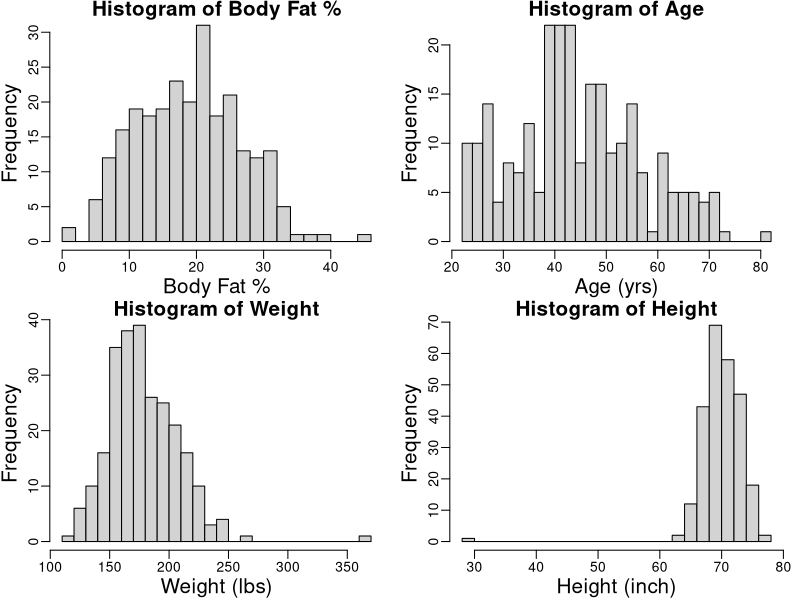
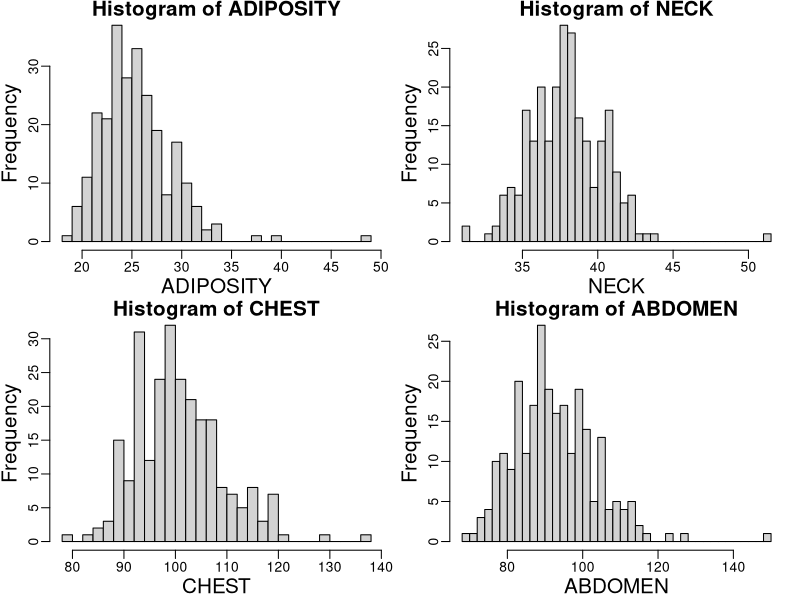
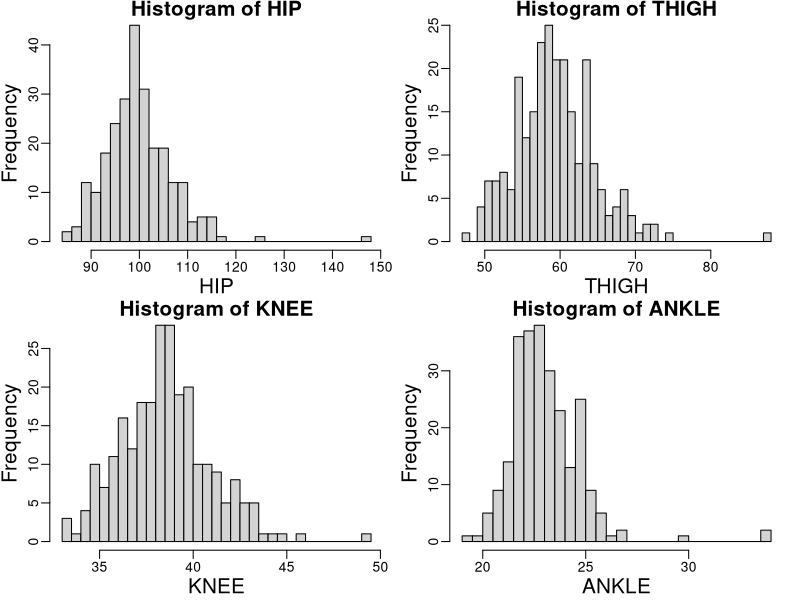
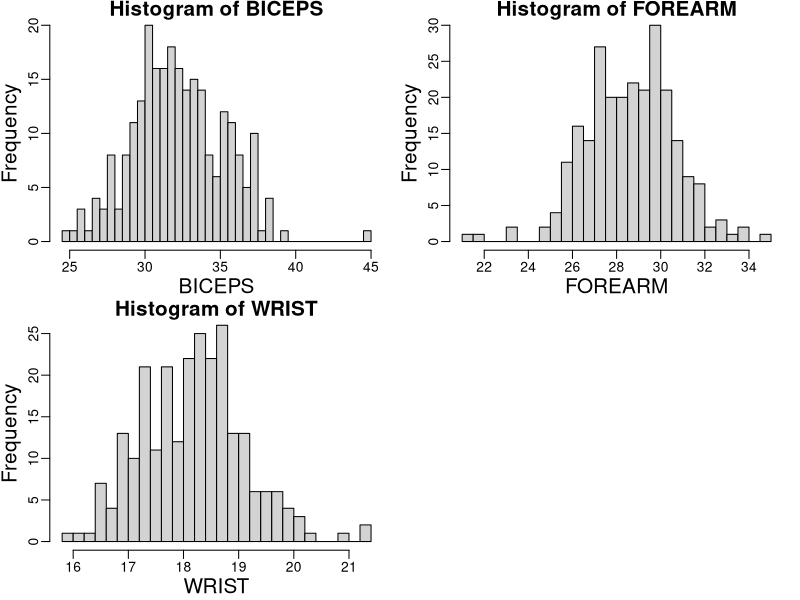
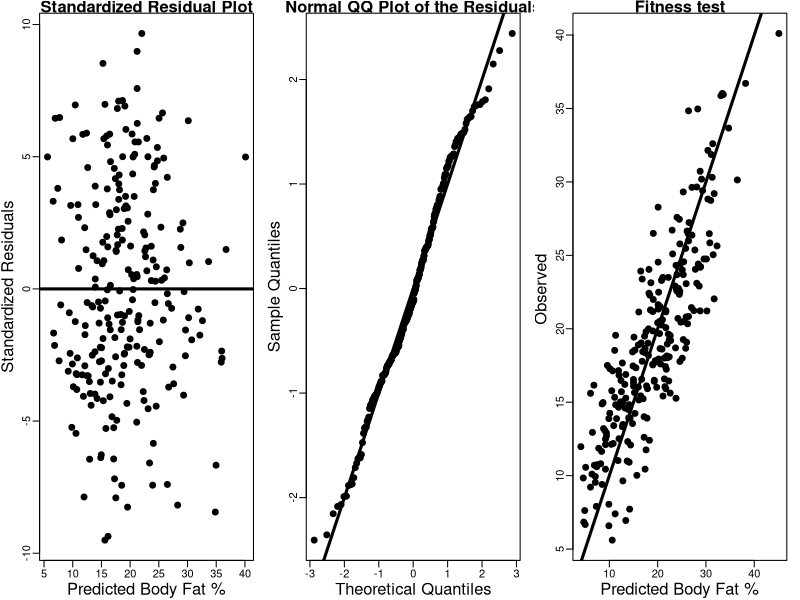
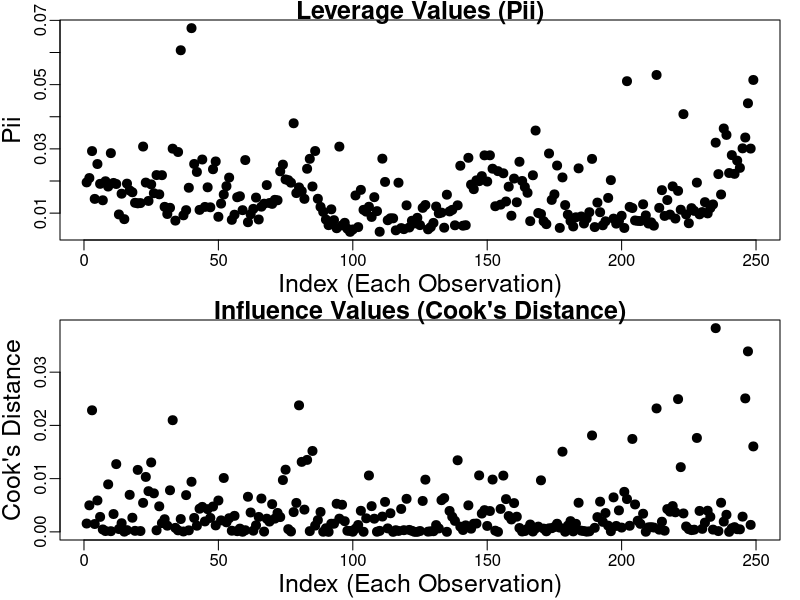

Reproduce these figures in R, in order.
## ---- chunk 1
setwd("C:/Users/THINKPAD/Desktop/myUW/STAT628 Data Science Practicum/HW2")

BodyFat=read.table("BodyFat.csv", header=T,sep=",")
attach(BodyFat)
## ---- chunk 2
summary(BodyFat)
sd(BODYFAT)
## ---- chunk 3
par(mfrow=c(2,2)) #Makes a two-by-two, i.e. (2,2), plotting window
par(mgp=c(1.8,.5,0), mar=c(3,3,1,1)) #"Beautifies" plots when creating multiple figures. Google this for more info.

hist(BODYFAT,breaks=30,cex.lab=1.5,cex.main=1.5,
     main="Histogram of Body Fat %",xlab="Body Fat %")
hist(AGE,breaks=30,cex.lab=1.5,cex.main=1.5,
     main="Histogram of Age",xlab="Age (yrs)")
hist(WEIGHT,breaks=30,cex.lab=1.5,cex.main=1.5,
     main="Histogram of Weight",xlab="Weight (lbs)")
hist(HEIGHT,breaks=30,cex.lab=1.5,cex.main=1.5,
     main="Histogram of Height",xlab="Height (inch)")

## ---- chunk 4
par(mfrow=c(2,2)) #Makes a two-by-two, i.e. (2,2), plotting window
par(mgp=c(1.8,.5,0), mar=c(3,3,1,1)) #"Beautifies" plots when creating multiple figures. Google this for more info.

hist(ADIPOSITY,breaks=30,cex.lab=1.5,cex.main=1.5,)
hist(NECK,breaks=30,cex.lab=1.5,cex.main=1.5,)
hist(CHEST,breaks=30,cex.lab=1.5,cex.main=1.5,)
hist(ABDOMEN,breaks=30,cex.lab=1.5,cex.main=1.5,)

## ---- chunk 5
par(mfrow=c(2,2)) #Makes a two-by-two, i.e. (2,2), plotting window
par(mgp=c(1.8,.5,0), mar=c(3,3,1,1)) #"Beautifies" plots when creating multiple figures. Google this for more info.

hist(HIP,breaks=30,cex.lab=1.5,cex.main=1.5,)
hist(THIGH,breaks=30,cex.lab=1.5,cex.main=1.5,)
hist(KNEE,breaks=30,cex.lab=1.5,cex.main=1.5,)
hist(ANKLE,breaks=30,cex.lab=1.5,cex.main=1.5,)
## ---- chunk 6
par(mfrow=c(2,2)) #Makes a two-by-two, i.e. (2,2), plotting window
par(mgp=c(1.8,.5,0), mar=c(3,3,1,1)) #"Beautifies" plots when creating multiple figures. Google this for more info.

hist(BICEPS,breaks=30,cex.lab=1.5,cex.main=1.5,)
hist(FOREARM,breaks=30,cex.lab=1.5,cex.main=1.5,)
hist(WRIST,breaks=30,cex.lab=1.5,cex.main=1.5,)
## ---- chunk 7
BodyFat[WEIGHT > 350,]#totally outlier: many index is the max outlier
## ---- chunk 8
495/DENSITY-450#not the same with in .csv
## ---- chunk 9
TEMP=1/DENSITY
lm(BODYFAT~1+TEMP)
## ---- chunk 10
448.2/DENSITY-405.8
## ---- chunk 11
BodyFat[BODYFAT<5,]
lowFat=BodyFat[BODYFAT<5,]
Fat=448.2/lowFat[,3]-405.8
Fat####   outlier #182
## ---- chunk 12
lowHgt=BodyFat[HEIGHT<30,]
trueHgt=sqrt((0.4536*lowHgt[5])/lowHgt[7])/0.0254
trueHgt####69.43
## ---- chunk 13
BodyFat[ANKLE>30,]
## ---- chunk 14
BodyFat[42,6]=69.43
BodyFat=BodyFat[-c(39,172,182),]
BodyFat=BodyFat[,-c(1,3)]
## ---- chunk 15
library(car)
model.all=lm(BODYFAT~.,data=BodyFat)
summary(model.all)
#Anova(model.all)
## ---- chunk 16
vif(model.all)
## ---- chunk 17
model.sig<-lm(BODYFAT~1+AGE+ABDOMEN+WRIST,data=BodyFat)
summary(model.sig)### R^2=0.729, good enogh since model.all = 0.750
#Anova(model.sig)
## ---- chunk 18
model.step<-step(model.sig,scope=list(upper=model.all,lower=model.sig),
                 direction="forward")
summary(model.step)
## ---- chunk 19
predict.lm(model.sig,newdata=data.frame(AGE=40,ABDOMEN=90,WRIST=18,HEIGHT=70,CHEST=100,FOREARM=29,NECK=38),interval = "prediction", level= 0.95,se.fit=T)
## ---- chunk 20
anova(model.sig,model.all)
## ---- chunk 21
confint(model.sig)
## ---- chunk 22
par(mfrow = c(1,3))
plot(predict(model.sig),resid(model.sig,data=BodyFat),pch=19,cex=1.2,cex.lab=1.5,cex.main=1.5,
    xlab="Predicted Body Fat %", ylab="Standardized Residuals",main="Standardized Residual Plot")
abline(a=0,b=0,col="black",lwd=3)
qqnorm(rstandard(model.sig),pch=19,cex=1.2,cex.lab=1.5,cex.main=1.5,
      main="Normal QQ Plot of the Residuals")
abline(a=0,b=1,col="black",lwd=3)
plot(BodyFat$BODYFAT,predict.lm(model.sig),pch=19,cex=1.2,cex.lab=1.5,cex.main=1.5,
    xlab="Predicted Body Fat %", ylab="Observed ",main="Fitness test")
abline(0,1,col="black",lwd=3)

## ---- chunk 23
pii = hatvalues(model.sig)
cooki = cooks.distance(model.sig)

par(mfrow = c(2,1))
n = dim(BodyFat)[1]
plot(1:n,pii,type="p",pch=19,cex=1.2,cex.lab=1.5,cex.main=1.5,
     xlab="Index (Each Observation)",ylab="Pii",main="Leverage Values (Pii)")
plot(1:n,cooki,type="p",pch=19,cex=1.2,cex.lab=1.5,cex.main=1.5,
     xlab="Index (Each Observation)",ylab="Cook's Distance",main="Influence Values (Cook's Distance)")

